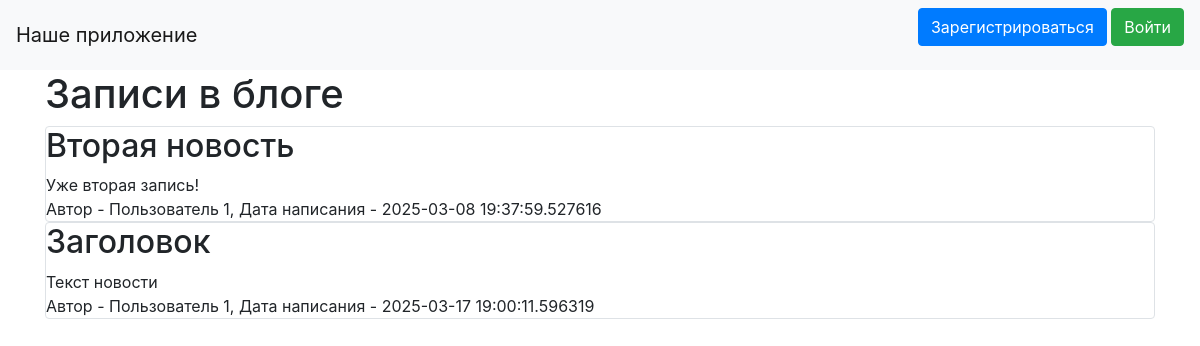
Before: / with the older database file.
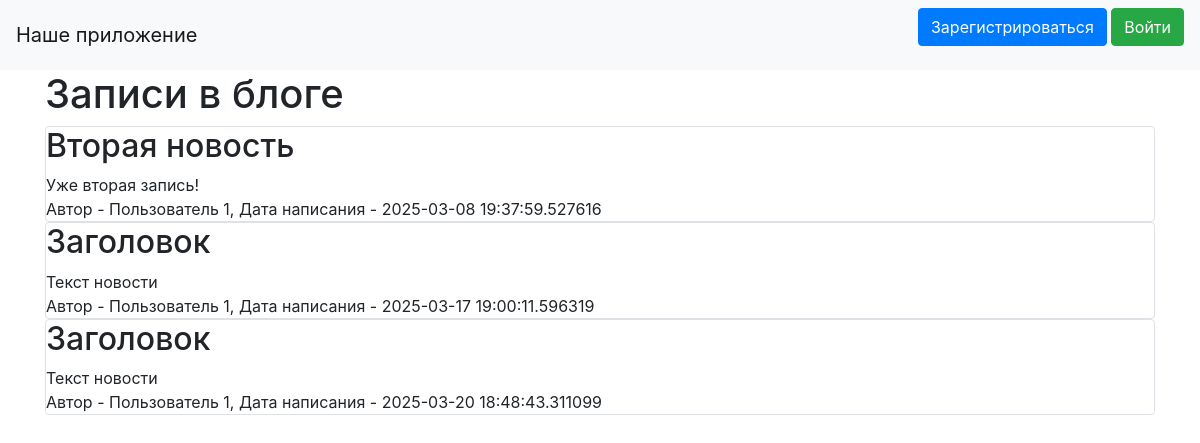
After: the same page with the newer database file.
### data/news.py (models this page shows)
class News(SqlAlchemyBase, SerializerMixin):
    __tablename__ = 'news'
    id = sqlalchemy.Column(sqlalchemy.Integer,
                           primary_key=True, autoincrement=True)
    title = sqlalchemy.Column(sqlalchemy.String, nullable=True)
    content = sqlalchemy.Column(sqlalchemy.String, nullable=True)
    created_date = sqlalchemy.Column(sqlalchemy.DateTime,
                                     default=datetime.datetime.now)
    is_private = sqlalchemy.Column(sqlalchemy.Boolean, default=True)
    user_id = sqlalchemy.Column(sqlalchemy.Integer,
                                sqlalchemy.ForeignKey("users.id"))
    user = orm.relationship('User')
    categories = orm.relationship("Category",
                                  secondary="association",
                                  backref="news")

### data/users.py (models this page shows, shortened)
class User(SqlAlchemyBase, UserMixin, SerializerMixin):
    __tablename__ = 'users'
    id = sqlalchemy.Column(sqlalchemy.Integer,
                           primary_key=True, autoincrement=True)
    name = sqlalchemy.Column(sqlalchemy.String, nullable=True)
    about = sqlalchemy.Column(sqlalchemy.String, nullable=True)
    email = sqlalchemy.Column(sqlalchemy.String,
                              index=True, unique=True, nullable=True)
    hashed_password = sqlalchemy.Column(sqlalchemy.String, nullable=True)
    created_date = sqlalchemy.Column(sqlalchemy.DateTime,
                                     default=datetime.datetime.now)
    news = orm.relationship("News", back_populates='user')

### index.py (the view)
@app.route("/")
def index():
    db_sess = db_session.create_session()
    if current_user.is_authenticated:
        news = db_sess.query(News).filter(
            (News.user == current_user) | (News.is_private != True))
    else:
        news = db_sess.query(News).filter(News.is_private != True)
    return render_template("index.html", news=news)

### data/db_session.py (called while the page is built)
def create_session() -> Session:
    global __factory
    return __factory()

### templates/index.html (shortened to what this page needs)
{% extends "base.html" %}
{% block content %}
<h1>Записи в блоге</h1>
{% for item in news%}
<div class="col-md6 border rounded">
    <h2>{{item.title}}</h2>
    <div>
        {{item.content}}
    </div>
    <div>
        Автор - {{item.user.name}}, Дата написания - {{item.created_date}}
    </div>
</div>
{% endfor %}
{% endblock %}

Changed rows visible on the page:
added News: title "Заголовок", content "Текст новости", user.name "Пользователь 1", created_date "2025-03-20 18:48:43.311099"
